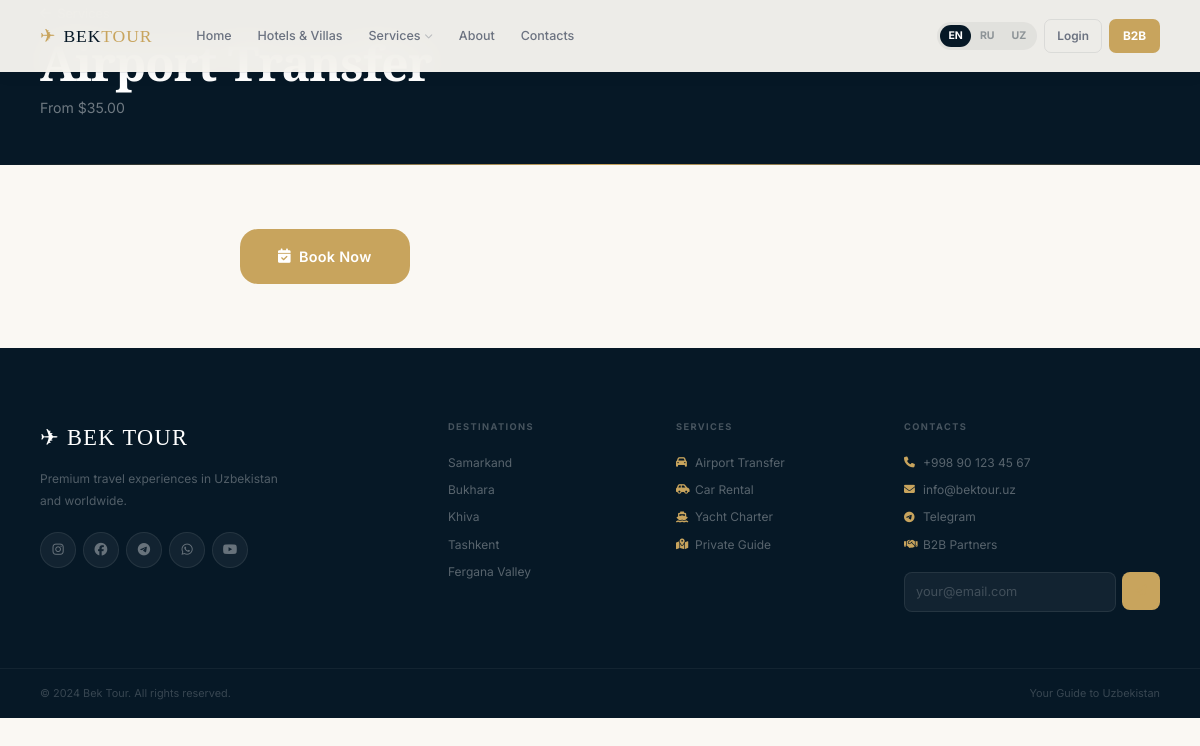
Page /services/airport-transfer on the earlier database version.
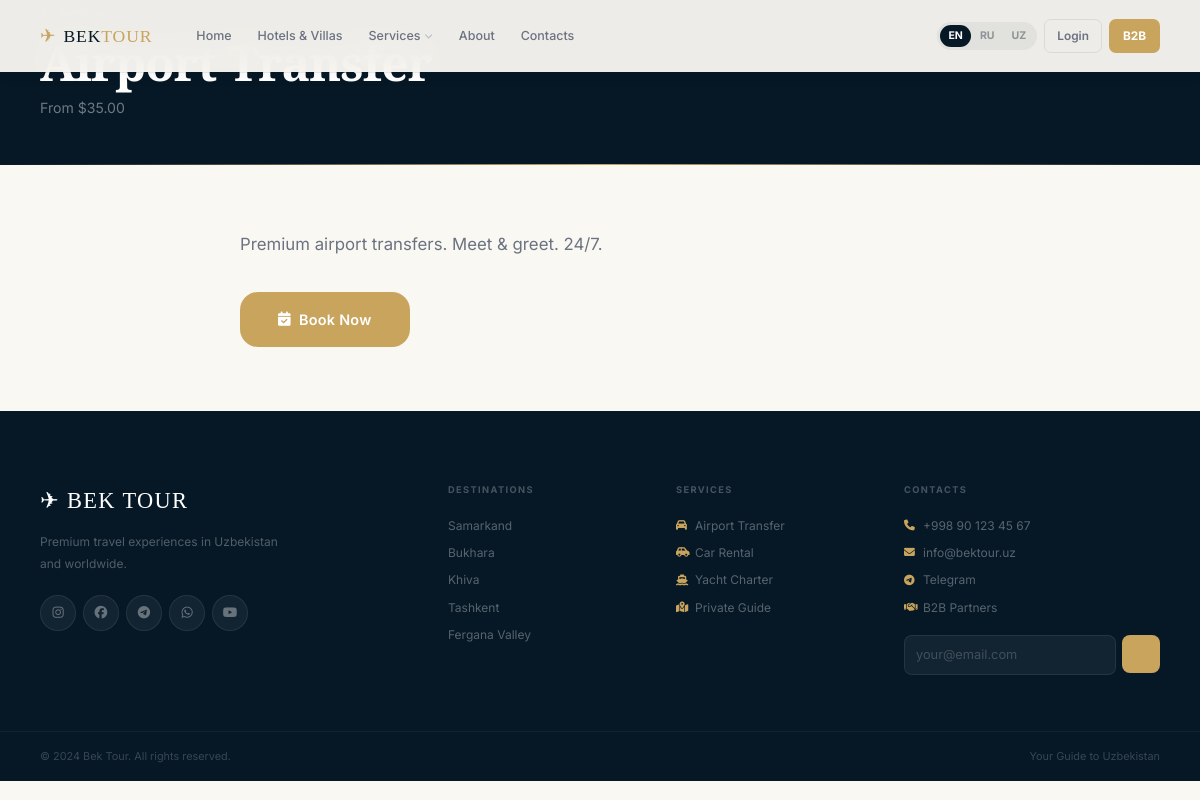
Same page on the later database version.
### app/models/models.py (models this page shows)
class Service(db.Model):
    __tablename__ = 'services'
    id = db.Column(db.Integer, primary_key=True)
    title_en = db.Column(db.String(200), nullable=False)
    title_ru = db.Column(db.String(200))
    slug = db.Column(db.String(200), unique=True)
    description_en = db.Column(db.Text)
    description_ru = db.Column(db.Text)
    category = db.Column(db.String(50))
    icon = db.Column(db.String(50))
    image = db.Column(db.String(255))
    price_from = db.Column(db.Numeric(12, 2))
    is_active = db.Column(db.Boolean, default=True)
    created_at = db.Column(db.DateTime, default=datetime.utcnow)

### app/routes/services.py (the view)
@services_bp.route('/<slug>')
def detail(slug):
    service = Service.query.filter_by(slug=slug, is_active=True).first_or_404()
    return render_template('services/detail.html', service=service)

### app/__init__.py (called while the page is built)
    def __getattr__(self, key):
        return self._d.get(key, key)

### app/templates/services/detail.html (shortened to what this page needs)
{% extends 'base.html' %}
{% block content %}
<div class="page-hero">
  <div class="container">
    <a href="{{ url_for('services.index') }}" style="color:rgba(255,255,255,.45);font-size:.8rem;margin-bottom:12px;display:inline-flex;align-items:center;gap:6px;"></a>
    <h1>{{ service.title_en }}</h1>
    {% if service.price_from %}<p>{% if lang=='ru' %}От{% else %}From{% endif %} ${{ service.price_from }}</p>{% endif %}
  </div>
</div>
<section style="padding:64px 0;">
  <div class="container" style="max-width:800px;">
    {% if service.description_en %}<p style="font-size:1.05rem;color:var(--muted);line-height:1.85;margin-bottom:32px;">{{ service.description_en }}</p>{% endif %}
    <a href="{{ url_for('main.contacts') }}" class="btn btn-gold btn-lg"><i class="fa fa-calendar-check"></i> {% if lang=='ru' %}Забронировать{% else %}Book Now{% endif %}</a>
  </div>
</section>
{% endblock %}

### app/templates/base.html (shortened to what the changed rows need)
<!DOCTYPE html>
<html lang="{{ lang }}">
<head>
  <link rel="stylesheet" href="https://cdnjs.cloudflare.com/ajax/libs/font-awesome/6.5.0/css/all.min.css">
  <link rel="stylesheet" href="{{ url_for('static', filename='css/main.css') }}">
</head>
<body>
<main>{% block content %}{% endblock %}</main>
<footer class="footer">
  <div class="footer-inner">
    <div class="footer-col">
      <div class="footer-col-title">{{ t.nav_services }}</div>
      <a href="{{ url_for('services.index') }}#transfer"><i class="fa fa-car"></i>{{ t.serv_transfer }}</a>
      <a href="{{ url_for('services.index') }}#car"><i class="fa fa-car-side"></i>{{ t.serv_car }}</a>
      <a href="{{ url_for('services.index') }}#yacht"><i class="fa fa-ship"></i>{{ t.serv_yacht }}</a>
      <a href="{{ url_for('services.index') }}#guide"><i class="fa fa-map-marked-alt"></i>{{ t.serv_guide }}</a>
    </div>
  </div>
</footer>
</body>
</html>

Differences in the rows shown:
changed Service "Airport Transfer": description_en (not shown) → "Premium airport transfers. Meet & greet. 24/7."
